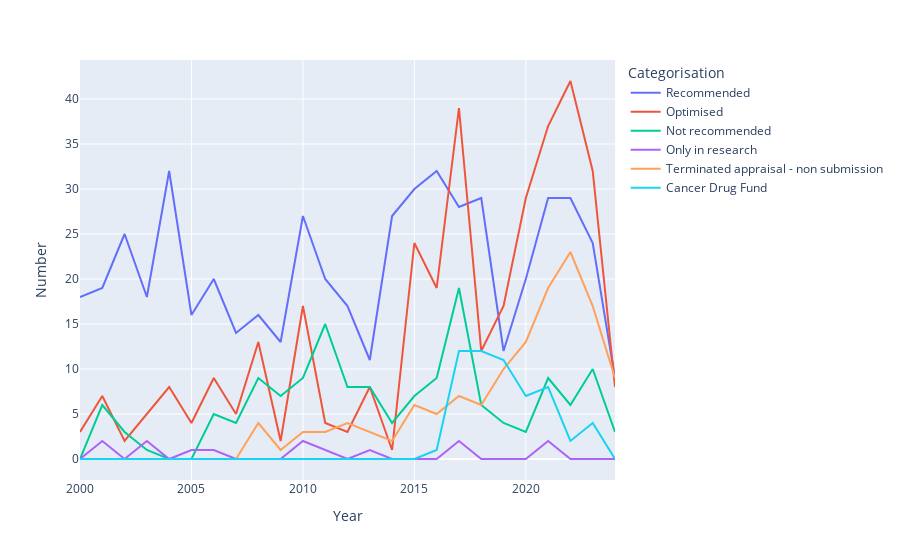

Notebook code for this chart:
### Markdown cell above
### How did this change over time?

### Code cell
# Replace date by year
data_year_costif_pharm = data_pharm.copy()
data_year_costif_pharm['Year of Publication'] = data_pharm['Year of Publication'].str.split('/', expand=True)[0]

# Create container
time_series = pd.DataFrame(columns=['Year', 'Number', 'Categorisation'])

# Count number of occurences for each year
years = data_year_costif_pharm['Year of Publication'].unique()
cats = data_year_costif_pharm['Categorisation (for specific recommendation)'].unique()
for year in years:
    container = pd.DataFrame(columns=['Year', 'Number', 'Categorisation'])

    # Filter for year
    mask = data_year_costif_pharm['Year of Publication'] == year
    temp = data_year_costif_pharm[mask]

    # Count number of occurences for each categorisation type
    for cat in cats:
        mask = temp['Categorisation (for specific recommendation)'] == cat
        number = len(temp[mask])
        container = pd.concat([container, pd.DataFrame({'Year': [int(year)], 'Number': [number], 'Categorisation': [cat]})])

    # Append to final df
    time_series = pd.concat([time_series, container])

# Plot over time
fig = px.line(time_series, x='Year', y='Number', color='Categorisation')
fig.show()

### Figure 1 — Plotly figure (JSON) as saved in the notebook; plotly's stock layout.template omitted (floating-point values rounded to 4 significant figures)
{"data": [{"hovertemplate": "Categorisation=Recommended<br>Year=%{x}<br>Number=%{y}<extra></extra>", "legendgroup": "Recommended", "line": {"color": "#636efa", "dash": "solid"}, "marker": {"symbol": "circle"}, "mode": "lines", "name": "Recommended", "orientation": "v", "showlegend": true, "type": "scatter", "x": [2000, 2001, 2002, 2003, 2004, 2005, 2006, 2007, 2008, 2009, 2010, 2011, 2012, 2013, 2014, 2015, 2016, 2017, 2018, 2019, 2020, 2021, 2022, 2023, 2024], "xaxis": "x", "y": [18, 19, 25, 18, 32, 16, 20, 14, 16, 13, 27, 20, 17, 11, 27, 30, 32, 28, 29, 12, 20, 29, 29, 24, 9], "yaxis": "y"}, {"hovertemplate": "Categorisation=Optimised<br>Year=%{x}<br>Number=%{y}<extra></extra>", "legendgroup": "Optimised", "line": {"color": "#EF553B", "dash": "solid"}, "marker": {"symbol": "circle"}, "mode": "lines", "name": "Optimised", "orientation": "v", "showlegend": true, "type": "scatter", "x": [2000, 2001, 2002, 2003, 2004, 2005, 2006, 2007, 2008, 2009, 2010, 2011, 2012, 2013, 2014, 2015, 2016, 2017, 2018, 2019, 2020, 2021, 2022, 2023, 2024], "xaxis": "x", "y": [3, 7, 2, 5, 8, 4, 9, 5, 13, 2, 17, 4, 3, 8, 1, 24, 19, 39, 12, 17, 29, 37, 42, 32, 8], "yaxis": "y"}, {"hovertemplate": "Categorisation=Not recommended<br>Year=%{x}<br>Number=%{y}<extra></extra>", "legendgroup": "Not recommended", "line": {"color": "#00cc96", "dash": "solid"}, "marker": {"symbol": "circle"}, "mode": "lines", "name": "Not recommended", "orientation": "v", "showlegend": true, "type": "scatter", "x": [2000, 2001, 2002, 2003, 2004, 2005, 2006, 2007, 2008, 2009, 2010, 2011, 2012, 2013, 2014, 2015, 2016, 2017, 2018, 2019, 2020, 2021, 2022, 2023, 2024], "xaxis": "x", "y": [0, 6, 3, 1, 0, 0, 5, 4, 9, 7, 9, 15, 8, 8, 4, 7, 9, 19, 6, 4, 3, 9, 6, 10, 3], "yaxis": "y"}, {"hovertemplate": "Categorisation=Only in research<br>Year=%{x}<br>Number=%{y}<extra></extra>", "legendgroup": "Only in research", "line": {"color": "#ab63fa", "dash": "solid"}, "marker": {"symbol": "circle"}, "mode": "lines", "name": "Only in research", "orientation": "v", "showlegend": true, "type": "scatter", "x": [2000, 2001, 2002, 2003, 2004, 2005, 2006, 2007, 2008, 2009, 2010, 2011, 2012, 2013, 2014, 2015, 2016, 2017, 2018, 2019, 2020, 2021, 2022, 2023, 2024], "xaxis": "x", "y": [0, 2, 0, 2, 0, 1, 1, 0, 0, 0, 2, 1, 0, 1, 0, 0, 0, 2, 0, 0, 0, 2, 0, 0, 0], "yaxis": "y"}, {"hovertemplate": "Categorisation=Terminated appraisal - non submission<br>Year=%{x}<br>Number=%{y}<extra></extra>", "legendgroup": "Terminated appraisal - non submission", "line": {"color": "#FFA15A", "dash": "solid"}, "marker": {"symbol": "circle"}, "mode": "lines", "name": "Terminated appraisal - non submission", "orientation": "v", "showlegend": true, "type": "scatter", "x": [2000, 2001, 2002, 2003, 2004, 2005, 2006, 2007, 2008, 2009, 2010, 2011, 2012, 2013, 2014, 2015, 2016, 2017, 2018, 2019, 2020, 2021, 2022, 2023, 2024], "xaxis": "x", "y": [0, 0, 0, 0, 0, 0, 0, 0, 4, 1, 3, 3, 4, 3, 2, 6, 5, 7, 6, 10, 13, 19, 23, 17, 9], "yaxis": "y"}, {"hovertemplate": "Categorisation=Cancer Drug Fund<br>Year=%{x}<br>Number=%{y}<extra></extra>", "legendgroup": "Cancer Drug Fund", "line": {"color": "#19d3f3", "dash": "solid"}, "marker": {"symbol": "circle"}, "mode": "lines", "name": "Cancer Drug Fund", "orientation": "v", "showlegend": true, "type": "scatter", "x": [2000, 2001, 2002, 2003, 2004, 2005, 2006, 2007, 2008, 2009, 2010, 2011, 2012, 2013, 2014, 2015, 2016, 2017, 2018, 2019, 2020, 2021, 2022, 2023, 2024], "xaxis": "x", "y": [0, 0, 0, 0, 0, 0, 0, 0, 0, 0, 0, 0, 0, 0, 0, 0, 1, 12, 12, 11, 7, 8, 2, 4, 0], "yaxis": "y"}], "layout": {"legend": {"title": {"text": "Categorisation"}, "tracegroupgap": 0}, "margin": {"t": 60}, "xaxis": {"anchor": "y", "domain": [0, 1], "title": {"text": "Year"}}, "yaxis": {"anchor": "x", "domain": [0, 1], "title": {"text": "Number"}}}}
